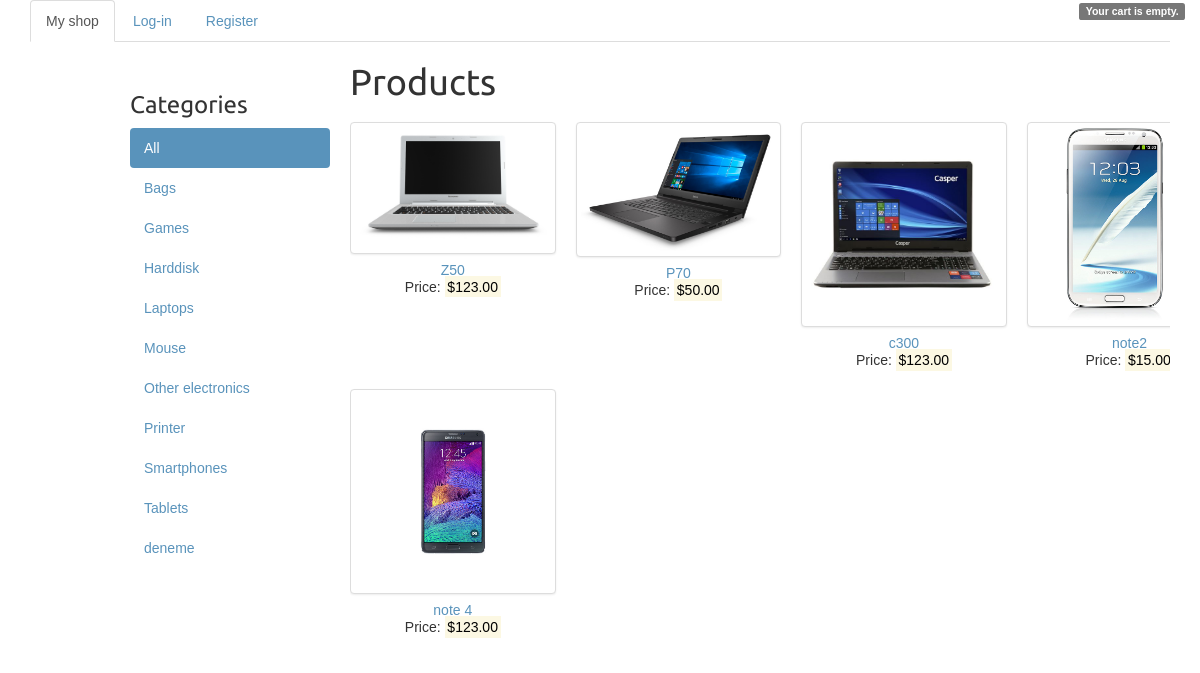
The page / on the database its author committed.
### shop/models.py (models this page shows, shortened)
class Category(models.Model):
    name = models.CharField(max_length=200, db_index=True)
    slug = models.SlugField(max_length=200, db_index=True, unique=True)
    class Meta:
        ordering = ('name',)
        verbose_name = 'category'
        verbose_name_plural = 'categories'
    def get_absolute_url(self):
        return reverse('shop:product_list_by_category',
                       args=[self.slug])

class Product(models.Model):
    category = models.ForeignKey(Category, related_name='products')
    brandmodel = models.ForeignKey(BrandModel)
    image = models.ImageField(upload_to='products/%Y/%m/%d', blank=True)
    description = models.TextField(blank=True)
    price = models.DecimalField(max_digits=10, decimal_places=2)
    stock = models.PositiveIntegerField()
    avaiable = models.BooleanField(default=True)
    created = models.DateTimeField(auto_now_add=True)
    updated = models.DateTimeField(auto_now=True)

class BrandModel(models.Model):
    brand = models.ForeignKey(Brand, related_name='brandmodels')
    name = models.CharField(max_length=200, db_index=True)
    slug = models.SlugField(max_length=200, db_index=True, unique=True)
    class Meta:
        ordering = ('name',)
        verbose_name = 'brandmodel'
        verbose_name_plural = 'brandmodels'

### shop/views.py (the view)
# urls.py: url(r'^$', views.product_list, name='product_list'),
def product_list(request, category_slug=None):
    category = None
    categories = Category.objects.all()
    products = Product.objects.filter(avaiable=True)
    if category_slug:
        category = get_object_or_404(Category, slug=category_slug)
        products = products.filter(category=category)
    return render(request,
                  'shop/product/list.html',
                  {'category': category,
                   'categories': categories,
                   'products': products})

### cart/cart.py (called while the page is built)
    def __len__(self):
        return sum(item['quantity'] for item in self.cart.values())

### cart/context_processors.py (called while the page is built)
def cart(request):
    return {'cart': Cart(request)}

### shop/templates/shop/product/list.html (shortened to what this page needs)
{% extends "shop/base.html" %}
{% load static %}
{% block content %}
    <div id="sidebar" class="left">
        <h3>Categories</h3>
        <ul>
            <li {% if not category %}class="selected"{% endif %}>
                <a href="{% url "shop:product_list" %}">All</a>
            </li>
        {% for c in categories %}
            <li {% if category.slug == c.slug %}class="selected"{% endif %}>
                <a href="{{ c.get_absolute_url }}">{{ c.name }}</a>
            </li>
        {% endfor %}
        </ul>
    </div>
    <div id="main" class="product-list">
        <h1>{% if category %}{{ category.name }}{% else %}Products{% endif %}</h1>
        {% for product in products %}
            <div class="item">
                <a href="{% url 'shop:product_detail' product.id %}">
                    <img src="{% if product.image %}{{ product.image.url }} {% else %}{% static "img/no_image.png" %}{% endif %}" class="img-thumbnail" alt="Cinque Terre">
                </a>
                <a href="{% url 'shop:product_detail' product.id %}">{{ product.brandmodel.name }}</a><br>
               Price: <mark>${{ product.price }}</mark>
            </div>
        {% endfor %}
    </div>
{% endblock %}

### shop/templates/shop/base.html (shortened to what this page needs)
{% load static %}
<!DOCTYPE html>
<html>
<head>
    <link rel="stylesheet" href="{% static 'css/bootstrap.css' %}">
<link rel="stylesheet" href="https://maxcdn.bootstrapcdn.com/bootstrap/3.3.7/css/bootstrap.min.css">
<link rel="stylesheet" href="https://maxcdn.bootstrapcdn.com/bootstrap/3.3.7/css/bootstrap-theme.min.css">
    <link href="{% static "css/base.css" %}" rel="stylesheet">
</head>
<body>
<div  class="container">
<ul class="nav nav-tabs">
  <li role="presentation" class="active"><a href="/">My shop</a></li>
    {% if request.user.is_authenticated %}
 <li class="dropdown">
          <a href="#" class="dropdown-toggle" data-toggle="dropdown" role="button" aria-haspopup="true" aria-expanded="false">Hello! Dear, {{ request.user.first_name }}  <span class="caret"></span></a>
          <ul class="dropdown-menu">
 <li role="presentation"><a href="{% url "account:user_detail" request.user.username %}">User Detail</a></li>
<li role="separator" class="divider"></li>
  <li role="presentation"><a href="{% url "account:logout" %}">Log-Out</a></li>
 </ul>
    {% else %}
      <li role="presentation"><a href="{% url "account:login" %}">Log-in</a></li>
    <li role="presentation"><a href="{% url "account:register" %}">Register</a></li>
    {% endif %}
<li class="nav navbar-nav navbar-right">
 <div class="cart" >
            {% with total_items=cart|length %}
				{% if cart|length > 0 %}
                    <div class="alert alert-info" role="alert">
					Your cart:
					<a href="{% url "cart:cart_detail" %}" class="alert-link">
						{{ total_items }} item{{ total_items|pluralize }},
						${{ cart.get_total_price }}
					</a>
                    </div>
				{% else %}
					<span class="label label-default">Your cart is empty.</span>
				{% endif %}
			{% endwith %}
        </div>
</li>
</ul>
</div>
<div class="container">
    <div id="content">
        {% block content %}
        {% endblock %}
    </div>
</div>
</body>
</html>

### shop/static/css/base.css (style rules this page uses)
body { margin:0; padding:0; font-family:helvetica, sans-serif; }
h1, h2, h3, h4, h5 , h6 { font-family: 'Ubuntu', sans-serif; font-weight:normal; }
a { text-decoration:none; color:#5993bb; }
#content { padding:0 100px; overflow:hidden; }
#sidebar { width:220px; padding:30px 20px 0 0; float:left; }
#sidebar ul { margin:0; padding:0; }
#sidebar ul li { margin:0; list-style:none; padding:10px 14px; }
#sidebar ul li a { display:block; }
#sidebar ul li.selected { background:#5993bb; border-radius:4px; }
#sidebar ul li.selected a { color:#fff; }
#main { float:left; width: 96%; margin-right:-220px; overflow:hidden; }
.product-list .item { width:25%; padding:10px 20px 10px 0; float:left; text-align:center; line-height:1.2; }
.product-list .item img { width:100%; margin-bottom:8px; }

### rows shown on the page
Category: name "Bags"
Category: name "Games"
Category: name "Harddisk"
Category: name "Laptops"
Category: name "Mouse"
Category: name "Other electronics"
Category: name "Printer"
Category: name "Smartphones"
Category: name "Tablets"
Category: name "deneme"
Product: image (picture), brandmodel.name "Z50", price "123.00"
Product: image (picture), brandmodel.name "P70", price "50.00"
Product: image (picture), brandmodel.name "c300", price "123.00"
Product: image (picture), brandmodel.name "note2", price "15.00"
Product: image (picture), brandmodel.name "note 4", price "123.00"
